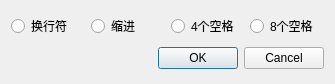
<?xml version="1.0" encoding="UTF-8"?>
<ui version="4.0">
 <class>CharPicker</class>
 <widget class="QDialog" name="CharPicker">
  <property name="geometry">
   <rect>
    <x>0</x>
    <y>0</y>
    <width>335</width>
    <height>84</height>
   </rect>
  </property>
  <property name="windowTitle">
   <string>创建评论-选择常见字符</string>
  </property>
  <layout class="QVBoxLayout" name="verticalLayout">
   <item>
    <layout class="QGridLayout" name="gridLayout">
     <item row="0" column="1">
      <widget class="QRadioButton" name="radioButton_2">
       <property name="text">
        <string>缩进</string>
       </property>
      </widget>
     </item>
     <item row="0" column="2">
      <widget class="QRadioButton" name="radioButton_3">
       <property name="text">
        <string>4个空格</string>
       </property>
      </widget>
     </item>
     <item row="0" column="0">
      <widget class="QRadioButton" name="radioButton">
       <property name="text">
        <string>换行符</string>
       </property>
      </widget>
     </item>
     <item row="0" column="3">
      <widget class="QRadioButton" name="radioButton_4">
       <property name="text">
        <string>8个空格</string>
       </property>
      </widget>
     </item>
    </layout>
   </item>
   <item>
    <widget class="QDialogButtonBox" name="buttonBox">
     <property name="orientation">
      <enum>Qt::Horizontal</enum>
     </property>
     <property name="standardButtons">
      <set>QDialogButtonBox::Cancel|QDialogButtonBox::Ok</set>
     </property>
    </widget>
   </item>
  </layout>
 </widget>
 <resources/>
 <connections>
  <connection>
   <sender>buttonBox</sender>
   <signal>accepted()</signal>
   <receiver>CharPicker</receiver>
   <slot>accept()</slot>
   <hints>
    <hint type="sourcelabel">
     <x>248</x>
     <y>254</y>
    </hint>
    <hint type="destinationlabel">
     <x>157</x>
     <y>274</y>
    </hint>
   </hints>
  </connection>
  <connection>
   <sender>buttonBox</sender>
   <signal>rejected()</signal>
   <receiver>CharPicker</receiver>
   <slot>reject()</slot>
   <hints>
    <hint type="sourcelabel">
     <x>316</x>
     <y>260</y>
    </hint>
    <hint type="destinationlabel">
     <x>286</x>
     <y>274</y>
    </hint>
   </hints>
  </connection>
 </connections>
</ui>
